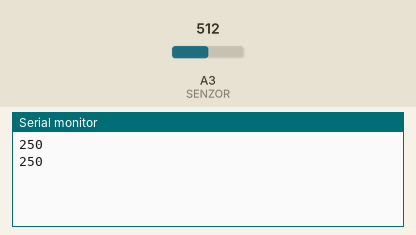
Bench run of a sketch on a simulated Arduino Uno, built with avr-gcc and run on an emulated ATmega328P. Parts: the last lines printed to the serial monitor. The test bench sets the inputs (shaded band); at power-on: A3 (SENZOR) = 512.

Above: at 1.8 s.
1.9 s: A3 (SENZOR) set to 716
At 2.7 s:
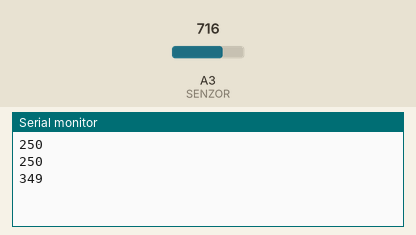
3.4 s: A3 (SENZOR) set to 900
At 4.8 s:
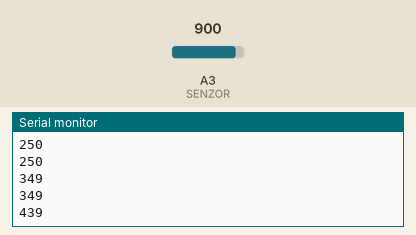
Timing chart, 0 to 6.4 s (numbered marks = the images above; inputs shaded):
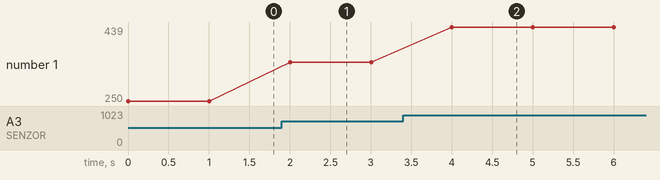

The sketch:

02_Teplotni_senzor_displej.ino
```cpp
// Použité knihovny: LedControl
#include <LedControl.h>

// Definice konstanty pro pin teplotního senzoru
#define SENZOR A3

// Deklarace displeje
// LedControl(Din, CLK, Load, # čipů)
LedControl lc = LedControl(10, 12, 11, 1);

// Funkce pro převod naměřené hodnoty na stupně Celsia
int prepocetTeploty(int in_hodnota)
{
  // 1. vstupní hodnotu vydělíme maximální měřitelnou hodnotou,
  //    je nutné použít desetinné číslo, aby nedošlo k zaokrouhlení
  // 2. Vynásobíme maximální hodnotou napětí na desce (5 V = 5000 mV)
  // 3. Vydělíme inkrement, po kterých senzor měří (10 mV odpovídá 1 °C)
  return in_hodnota / 1024.0 * 5000 / 10;
}

// Metoda pro zobrazení čísel na displej
// Zobrazuje čísla na správné pozici
void zobrazCislo(int in_cislo)
{
  int cislo;

  for (int i = 3; i >= 0; i--)
  {
    cislo = in_cislo % 10;
    // in_cislo = in_cislo / 10;
    in_cislo /= 10;
    lc.setDigit(0, i, cislo, false);
  }
}

void setup()
{
  // Probuzení displeje
  // shutdown(adresa, T/F)
  lc.shutdown(0, false);

  // Nastavení podsvícení
  // setIntensity(adresa, <0-15>)
  lc.setIntensity(0, 8);

  // Smazání displeje
  // clearDisplay(adresa)
  lc.clearDisplay(0);
  Serial.begin(9600);
}

void loop()
{
  int teplota = analogRead(SENZOR);

  Serial.println(prepocetTeploty(teplota));

  delay(1000);
}
```

Measured:
- after the input at 1.9 s, the serial monitor: prints a new line after 0.10 s (image 1)
- after the input at 3.4 s, the serial monitor: prints a new line after 0.60 s (image 2)
- plotted number 1: 250 → 349 after the input at 1.9 s, 349 → 439 after the input at 3.4 s
